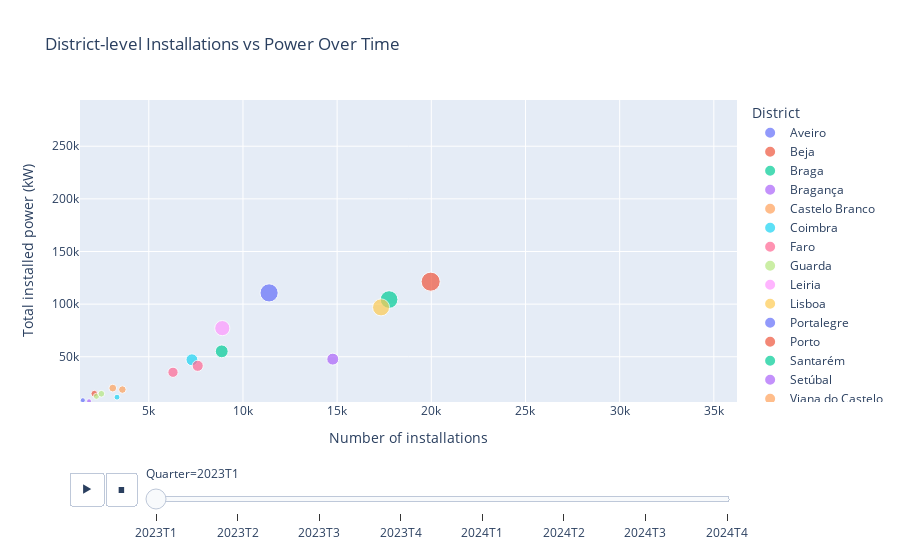

The code cell stored with this chart in its notebook:
### Markdown cell above
### **3.2.9 District-level Installations vs Total Installed Power Over Time**

A scatter plot of **number of installations vs total installed power per district across quarters** shows:

* **Increasing trends over time** in both the number of installations and installed power.
* Districts like **Porto, Braga, and Lisboa** consistently show the **highest number of installations**.
* The trend confirms that districts with larger initial adoption continue to lead growth, consistent with prior temporal analyses.

### Code cell
agg_df = df.groupby(['Quarter', 'District', 'Technology Type', 'Voltage level',	'Installed power range (kW)'], as_index=False).agg({
    'Number of installations': 'sum',
    'Total installed power (kW)': 'sum'
})

agg_district_df = agg_df.groupby(['Quarter', 'District'], as_index=False).agg({
    'Number of installations': 'sum',
    'Total installed power (kW)': 'sum'
})

# Get global axis limits
x_min = agg_district_df['Number of installations'].min() * 0.9
x_max = agg_district_df['Number of installations'].max() * 1.1
y_min = agg_district_df['Total installed power (kW)'].min() * 0.9
y_max = agg_district_df['Total installed power (kW)'].max() * 1.1

fig = px.scatter(
    agg_district_df,
    x='Number of installations',
    y='Total installed power (kW)',
    color='District',
    size='Total installed power (kW)',
    hover_name='District',
    animation_frame='Quarter',
    title='District-level Installations vs Power Over Time'
)

# Fix axes to always show all bubbles
fig.update_xaxes(range=[x_min, x_max])
fig.update_yaxes(range=[y_min, y_max])

fig.show()

### Figure 1 — Plotly figure (JSON) as saved in the notebook; plotly's stock layout.template omitted (floating-point values rounded to 4 significant figures)
{"data": [{"hovertemplate": "<b>%{hovertext}</b><br><br>District=Aveiro<br>Quarter=2023T1<br>Number of installations=%{x}<br>Total installed power (kW)=%{marker.size}<extra></extra>", "hovertext": ["Aveiro"], "legendgroup": "Aveiro", "marker": {"color": "#636efa", "size": [110700.0], "sizemode": "area", "sizeref": 667.9, "symbol": "circle"}, "mode": "markers", "name": "Aveiro", "orientation": "v", "showlegend": true, "type": "scatter", "x": [11388], "xaxis": "x", "y": [110700.0], "yaxis": "y"}, {"hovertemplate": "<b>%{hovertext}</b><br><br>District=Beja<br>Quarter=2023T1<br>Number of installations=%{x}<br>Total installed power (kW)=%{marker.size}<extra></extra>", "hovertext": ["Beja"], "legendgroup": "Beja", "marker": {"color": "#EF553B", "size": [14970.0], "sizemode": "area", "sizeref": 667.9, "symbol": "circle"}, "mode": "markers", "name": "Beja", "orientation": "v", "showlegend": true, "type": "scatter", "x": [2108], "xaxis": "x", "y": [14970.0], "yaxis": "y"}, {"hovertemplate": "<b>%{hovertext}</b><br><br>District=Braga<br>Quarter=2023T1<br>Number of installations=%{x}<br>Total installed power (kW)=%{marker.size}<extra></extra>", "hovertext": ["Braga"], "legendgroup": "Braga", "marker": {"color": "#00cc96", "size": [104400.0], "sizemode": "area", "sizeref": 667.9, "symbol": "circle"}, "mode": "markers", "name": "Braga", "orientation": "v", "showlegend": true, "type": "scatter", "x": [17758], "xaxis": "x", "y": [104400.0], "yaxis": "y"}, {"hovertemplate": "<b>%{hovertext}</b><br><br>District=Bragança<br>Quarter=2023T1<br>Number of installations=%{x}<br>Total installed power (kW)=%{marker.size}<extra></extra>", "hovertext": ["Bragança"], "legendgroup": "Bragança", "marker": {"color": "#ab63fa", "size": [7831.0], "sizemode": "area", "sizeref": 667.9, "symbol": "circle"}, "mode": "markers", "name": "Bragança", "orientation": "v", "showlegend": true, "type": "scatter", "x": [1829], "xaxis": "x", "y": [7831.0], "yaxis": "y"}, {"hovertemplate": "<b>%{hovertext}</b><br><br>District=Castelo Branco<br>Quarter=2023T1<br>Number of installations=%{x}<br>Total installed power (kW)=%{marker.size}<extra></extra>", "hovertext": ["Castelo Branco"], "legendgroup": "Castelo Branco", "marker": {"color": "#FFA15A", "size": [20260.0], "sizemode": "area", "sizeref": 667.9, "symbol": "circle"}, "mode": "markers", "name": "Castelo Branco", "orientation": "v", "showlegend": true, "type": "scatter", "x": [3088], "xaxis": "x", "y": [20260.0], "yaxis": "y"}, {"hovertemplate": "<b>%{hovertext}</b><br><br>District=Coimbra<br>Quarter=2023T1<br>Number of installations=%{x}<br>Total installed power (kW)=%{marker.size}<extra></extra>", "hovertext": ["Coimbra"], "legendgroup": "Coimbra", "marker": {"color": "#19d3f3", "size": [47150.0], "sizemode": "area", "sizeref": 667.9, "symbol": "circle"}, "mode": "markers", "name": "Coimbra", "orientation": "v", "showlegend": true, "type": "scatter", "x": [7291], "xaxis": "x", "y": [47150.0], "yaxis": "y"}, {"hovertemplate": "<b>%{hovertext}</b><br><br>District=Faro<br>Quarter=2023T1<br>Number of installations=%{x}<br>Total installed power (kW)=%{marker.size}<extra></extra>", "hovertext": ["Faro"], "legendgroup": "Faro", "marker": {"color": "#FF6692", "size": [41430.0], "sizemode": "area", "sizeref": 667.9, "symbol": "circle"}, "mode": "markers", "name": "Faro", "orientation": "v", "showlegend": true, "type": "scatter", "x": [7597], "xaxis": "x", "y": [41430.0], "yaxis": "y"}, {"hovertemplate": "<b>%{hovertext}</b><br><br>District=Guarda<br>Quarter=2023T1<br>Number of installations=%{x}<br>Total installed power (kW)=%{marker.size}<extra></extra>", "hovertext": ["Guarda"], "legendgroup": "Guarda", "marker": {"color": "#B6E880", "size": [12450.0], "sizemode": "area", "sizeref": 667.9, "symbol": "circle"}, "mode": "markers", "name": "Guarda", "orientation": "v", "showlegend": true, "type": "scatter", "x": [2220], "xaxis": "x", "y": [12450.0], "yaxis": "y"}, {"hovertemplate": "<b>%{hovertext}</b><br><br>District=Leiria<br>Quarter=2023T1<br>Number of installations=%{x}<br>Total installed power (kW)=%{marker.size}<extra></extra>", "hovertext": ["Leiria"], "legendgroup": "Leiria", "marker": {"color": "#FF97FF", "size": [77200.0], "sizemode": "area", "sizeref": 667.9, "symbol": "circle"}, "mode": "markers", "name": "Leiria", "orientation": "v", "showlegend": true, "type": "scatter", "x": [8903], "xaxis": "x", "y": [77200.0], "yaxis": "y"}, {"hovertemplate": "<b>%{hovertext}</b><br><br>District=Lisboa<br>Quarter=2023T1<br>Number of installations=%{x}<br>Total installed power (kW)=%{marker.size}<extra></extra>", "hovertext": ["Lisboa"], "legendgroup": "Lisboa", "marker": {"color": "#FECB52", "size": [96930.0], "sizemode": "area", "sizeref": 667.9, "symbol": "circle"}, "mode": "markers", "name": "Lisboa", "orientation": "v", "showlegend": true, "type": "scatter", "x": [17332], "xaxis": "x", "y": [96930.0], "yaxis": "y"}, {"hovertemplate": "<b>%{hovertext}</b><br><br>District=Portalegre<br>Quarter=2023T1<br>Number of installations=%{x}<br>Total installed power (kW)=%{marker.size}<extra></extra>", "hovertext": ["Portalegre"], "legendgroup": "Portalegre", "marker": {"color": "#636efa", "size": [8714.0], "sizemode": "area", "sizeref": 667.9, "symbol": "circle"}, "mode": "markers", "name": "Portalegre", "orientation": "v", "showlegend": true, "type": "scatter", "x": [1498], "xaxis": "x", "y": [8714.0], "yaxis": "y"}, {"hovertemplate": "<b>%{hovertext}</b><br><br>District=Porto<br>Quarter=2023T1<br>Number of installations=%{x}<br>Total installed power (kW)=%{marker.size}<extra></extra>", "hovertext": ["Porto"], "legendgroup": "Porto", "marker": {"color": "#EF553B", "size": [121300.0], "sizemode": "area", "sizeref": 667.9, "symbol": "circle"}, "mode": "markers", "name": "Porto", "orientation": "v", "showlegend": true, "type": "scatter", "x": [19966], "xaxis": "x", "y": [121300.0], "yaxis": "y"}, {"hovertemplate": "<b>%{hovertext}</b><br><br>District=Santarém<br>Quarter=2023T1<br>Number of installations=%{x}<br>Total installed power (kW)=%{marker.size}<extra></extra>", "hovertext": ["Santarém"], "legendgroup": "Santarém", "marker": {"color": "#00cc96", "size": [55150.0], "sizemode": "area", "sizeref": 667.9, "symbol": "circle"}, "mode": "markers", "name": "Santarém", "orientation": "v", "showlegend": true, "type": "scatter", "x": [8873], "xaxis": "x", "y": [55150.0], "yaxis": "y"}, {"hovertemplate": "<b>%{hovertext}</b><br><br>District=Setúbal<br>Quarter=2023T1<br>Number of installations=%{x}<br>Total installed power (kW)=%{marker.size}<extra></extra>", "hovertext": ["Setúbal"], "legendgroup": "Setúbal", "marker": {"color": "#ab63fa", "size": [47760.0], "sizemode": "area", "sizeref": 667.9, "symbol": "circle"}, "mode": "markers", "name": "Setúbal", "orientation": "v", "showlegend": true, "type": "scatter", "x": [14769], "xaxis": "x", "y": [47760.0], "yaxis": "y"}, {"hovertemplate": "<b>%{hovertext}</b><br><br>District=Viana do Castelo<br>Quarter=2023T1<br>Number of installations=%{x}<br>Total installed power (kW)=%{marker.size}<extra></extra>", "hovertext": ["Viana do Castelo"], "legendgroup": "Viana do Castelo", "marker": {"color": "#FFA15A", "size": [18850.0], "sizemode": "area", "sizeref": 667.9, "symbol": "circle"}, "mode": "markers", "name": "Viana do Castelo", "orientation": "v", "showlegend": true, "type": "scatter", "x": [3598], "xaxis": "x", "y": [18850.0], "yaxis": "y"}, {"hovertemplate": "<b>%{hovertext}</b><br><br>District=Vila Real<br>Quarter=2023T1<br>Number of installations=%{x}<br>Total installed power (kW)=%{marker.size}<extra></extra>", "hovertext": ["Vila Real"], "legendgroup": "Vila Real", "marker": {"color": "#19d3f3", "size": [11660.0], "sizemode": "area", "sizeref": 667.9, "symbol": "circle"}, "mode": "markers", "name": "Vila Real", "orientation": "v", "showlegend": true, "type": "scatter", "x": [3313], "xaxis": "x", "y": [11660.0], "yaxis": "y"}, {"hovertemplate": "<b>%{hovertext}</b><br><br>District=Viseu<br>Quarter=2023T1<br>Number of installations=%{x}<br>Total installed power (kW)=%{marker.size}<extra></extra>", "hovertext": ["Viseu"], "legendgroup": "Viseu", "marker": {"color": "#FF6692", "size": [35280.0], "sizemode": "area", "sizeref": 667.9, "symbol": "circle"}, "mode": "markers", "name": "Viseu", "orientation": "v", "showlegend": true, "type": "scatter", "x": [6286], "xaxis": "x", "y": [35280.0], "yaxis": "y"}, {"hovertemplate": "<b>%{hovertext}</b><br><br>District=Évora<br>Quarter=2023T1<br>Number of installations=%{x}<br>Total installed power (kW)=%{marker.size}<extra></extra>", "hovertext": ["Évora"], "legendgroup": "Évora", "marker": {"color": "#B6E880", "size": [14860.0], "sizemode": "area", "sizeref": 667.9, "symbol": "circle"}, "mode": "markers", "name": "Évora", "orientation": "v", "showlegend": true, "type": "scatter", "x": [2482], "xaxis": "x", "y": [14860.0], "yaxis": "y"}], "layout": {"legend": {"itemsizing": "constant", "title": {"text": "District"}, "tracegroupgap": 0}, "sliders": [{"active": 0, "currentvalue": {"prefix": "Quarter="}, "len": 0.9, "pad": {"b": 10, "t": 60}, "steps": [{"args": [["2023T1"], {"frame": {"duration": 0, "redraw": false}, "fromcurrent": true, "mode": "immediate", "transition": {"duration": 0, "easing": "linear"}}], "label": "2023T1", "method": "animate"}, {"args": [["2023T2"], {"frame": {"duration": 0, "redraw": false}, "fromcurrent": true, "mode": "immediate", "transition": {"duration": 0, "easing": "linear"}}], "label": "2023T2", "method": "animate"}, {"args": [["2023T3"], {"frame": {"duration": 0, "redraw": false}, "fromcurrent": true, "mode": "immediate", "transition": {"duration": 0, "easing": "linear"}}], "label": "2023T3", "method": "animate"}, {"args": [["2023T4"], {"frame": {"duration": 0, "redraw": false}, "fromcurrent": true, "mode": "immediate", "transition": {"duration": 0, "easing": "linear"}}], "label": "2023T4", "method": "animate"}, {"args": [["2024T1"], {"frame": {"duration": 0, "redraw": false}, "fromcurrent": true, "mode": "immediate", "transition": {"duration": 0, "easing": "linear"}}], "label": "2024T1", "method": "animate"}, {"args": [["2024T2"], {"frame": {"duration": 0, "redraw": false}, "fromcurrent": true, "mode": "immediate", "transition": {"duration": 0, "easing": "linear"}}], "label": "2024T2", "method": "animate"}, {"args": [["2024T3"], {"frame": {"duration": 0, "redraw": false}, "fromcurrent": true, "mode": "immediate", "transition": {"duration": 0, "easing": "linear"}}], "label": "2024T3", "method": "animate"}, {"args": [["2024T4"], {"frame": {"duration": 0, "redraw": false}, "fromcurrent": true, "mode": "immediate", "transition": {"duration": 0, "easing": "linear"}}], "label": "2024T4", "method": "animate"}], "x": 0.1, "xanchor": "left", "y": 0, "yanchor": "top"}], "title": {"text": "District-level Installations vs Power Over Time"}, "updatemenus": [{"buttons": [{"args": [null, {"frame": {"duration": 500, "redraw": false}, "fromcurrent": true, "mode": "immediate", "transition": {"duration": 500, "easing": "linear"}}], "label": "&#9654;", "method": "animate"}, {"args": [[null], {"frame": {"duration": 0, "redraw": false}, "fromcurrent": true, "mode": "immediate", "transition": {"duration": 0, "easing": "linear"}}], "label": "&#9724;", "method": "animate"}], "direction": "left", "pad": {"r": 10, "t": 70}, "showactive": false, "type": "buttons", "x": 0.1, "xanchor": "right", "y": 0, "yanchor": "top"}], "xaxis": {"anchor": "y", "domain": [0, 1], "range": [1348.0, 36230.0], "title": {"text": "Number of installations"}}, "yaxis": {"anchor": "x", "domain": [0, 1], "range": [7048.0, 293900.0], "title": {"text": "Total installed power (kW)"}}}}
